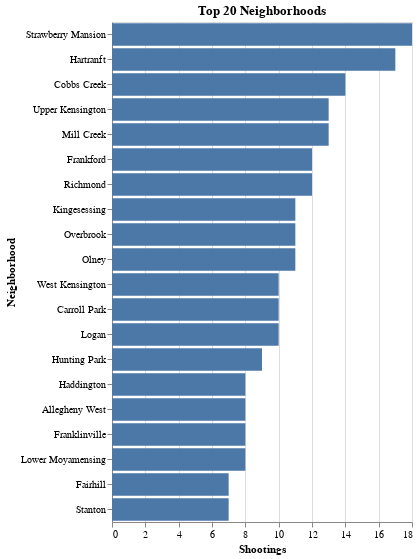

The notebook cell saved with this chart:
### Markdown cell above
## Testing your code!

You can test if specific functions from your dashboard by calling a specific function. 

For example, if you call the `pane_bar_chart()` function, you should see your altair chart!

### Code cell
app.pane_bar_chart()

### Figure 1 — Vega-Lite specification as saved in the notebook (floating-point values rounded to 4 significant figures)
{"config": {"view": {"continuousWidth": 300, "continuousHeight": 300}}, "data": {"name": "data-f20018f747588c65c1cfe7632c596fac"}, "mark": {"type": "bar"}, "encoding": {"tooltip": [{"field": "Shootings", "type": "quantitative"}, {"field": "Neighborhood", "type": "nominal"}], "x": {"field": "Shootings", "type": "quantitative"}, "y": {"field": "Neighborhood", "sort": {"field": "Shootings", "order": "descending"}, "type": "nominal"}}, "height": 500, "title": "Top 20 Neighborhoods", "width": 300, "$schema": "https://vega.github.io/schema/vega-lite/v5.14.1.json", "datasets": {"data-f20018f747588c65c1cfe7632c596fac": [{"Shootings": 18.0, "Neighborhood": "Strawberry Mansion"}, {"Shootings": 17.0, "Neighborhood": "Hartranft"}, {"Shootings": 14.0, "Neighborhood": "Cobbs Creek"}, {"Shootings": 13.0, "Neighborhood": "Upper Kensington"}, {"Shootings": 13.0, "Neighborhood": "Mill Creek"}, {"Shootings": 12.0, "Neighborhood": "Frankford"}, {"Shootings": 12.0, "Neighborhood": "Richmond"}, {"Shootings": 11.0, "Neighborhood": "Kingesessing"}, {"Shootings": 11.0, "Neighborhood": "Overbrook"}, {"Shootings": 11.0, "Neighborhood": "Olney"}, {"Shootings": 10.0, "Neighborhood": "West Kensington"}, {"Shootings": 10.0, "Neighborhood": "Carroll Park"}, {"Shootings": 10.0, "Neighborhood": "Logan"}, {"Shootings": 9.0, "Neighborhood": "Hunting Park"}, {"Shootings": 8.0, "Neighborhood": "Haddington"}, {"Shootings": 8.0, "Neighborhood": "Allegheny West"}, {"Shootings": 8.0, "Neighborhood": "Franklinville"}, {"Shootings": 8.0, "Neighborhood": "Lower Moyamensing"}, {"Shootings": 7.0, "Neighborhood": "Fairhill"}, {"Shootings": 7.0, "Neighborhood": "Stanton"}]}}
